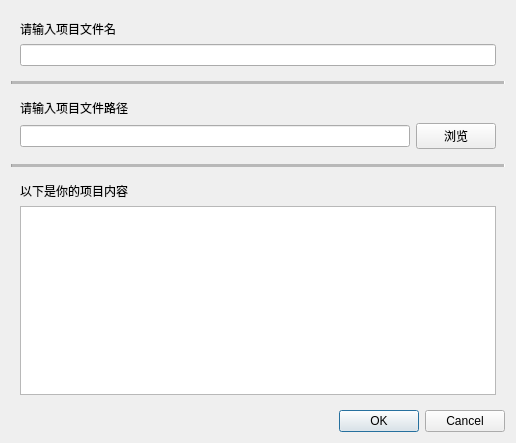
<?xml version="1.0" encoding="UTF-8"?>
<ui version="4.0">
 <class>DialogSaveFile</class>
 <widget class="QDialog" name="DialogSaveFile">
  <property name="geometry">
      <rect>
          <x>0</x>
          <y>0</y>
          <width>516</width>
          <height>443</height>
      </rect>
  </property>
     <property name="windowTitle">
         <string>DialogSaveFile</string>
     </property>
     <layout class="QVBoxLayout" name="verticalLayout_2">
         <item>
             <widget class="QWidget" name="widget_3" native="true">
                 <layout class="QGridLayout" name="gridLayout_2">
                     <item row="1" column="0">
                         <widget class="QLineEdit" name="u_lineEditProjectName"/>
                     </item>
                     <item row="0" column="0">
                         <widget class="QLabel" name="label_2">
                             <property name="text">
                                 <string>请输入项目文件名</string>
                             </property>
                         </widget>
                     </item>
                 </layout>
             </widget>
         </item>
         <item>
             <widget class="Line" name="line_2">
                 <property name="lineWidth">
                     <number>1</number>
                 </property>
                 <property name="midLineWidth">
                     <number>5</number>
                 </property>
                 <property name="orientation">
                     <enum>Qt::Horizontal</enum>
                 </property>
             </widget>
         </item>
         <item>
             <widget class="QWidget" name="widget_2" native="true">
                 <layout class="QGridLayout" name="gridLayout">
                     <item row="1" column="0">
                         <widget class="QLineEdit" name="u_lineEditProjectDir"/>
                     </item>
                     <item row="0" column="0">
                         <widget class="QLabel" name="label">
                             <property name="text">
                                 <string>请输入项目文件路径</string>
                             </property>
                         </widget>
                     </item>
                     <item row="1" column="1">
                         <widget class="QPushButton" name="u_pushButtonProjectDir">
                             <property name="text">
                                 <string>浏览</string>
                             </property>
                         </widget>
                     </item>
                 </layout>
             </widget>
         </item>
         <item>
             <widget class="Line" name="line">
                 <property name="lineWidth">
                     <number>1</number>
                 </property>
                 <property name="midLineWidth">
                     <number>5</number>
                 </property>
                 <property name="orientation">
                     <enum>Qt::Horizontal</enum>
                 </property>
             </widget>
         </item>
         <item>
             <widget class="QWidget" name="widget" native="true">
                 <layout class="QVBoxLayout" name="verticalLayout">
                     <item>
                         <widget class="QLabel" name="u_label">
                             <property name="text">
                                 <string>以下是你的项目内容</string>
                             </property>
                         </widget>
                     </item>
                     <item>
                         <widget class="QTextBrowser" name="u_textBrowserProjectContent"/>
                     </item>
                 </layout>
             </widget>
         </item>
         <item>
             <widget class="QDialogButtonBox" name="u_buttonBox">
                 <property name="orientation">
                     <enum>Qt::Horizontal</enum>
                 </property>
                 <property name="standardButtons">
                     <set>QDialogButtonBox::Cancel|QDialogButtonBox::Ok</set>
                 </property>
             </widget>
   </item>
  </layout>
 </widget>
 <resources/>
 <connections/>
</ui>
